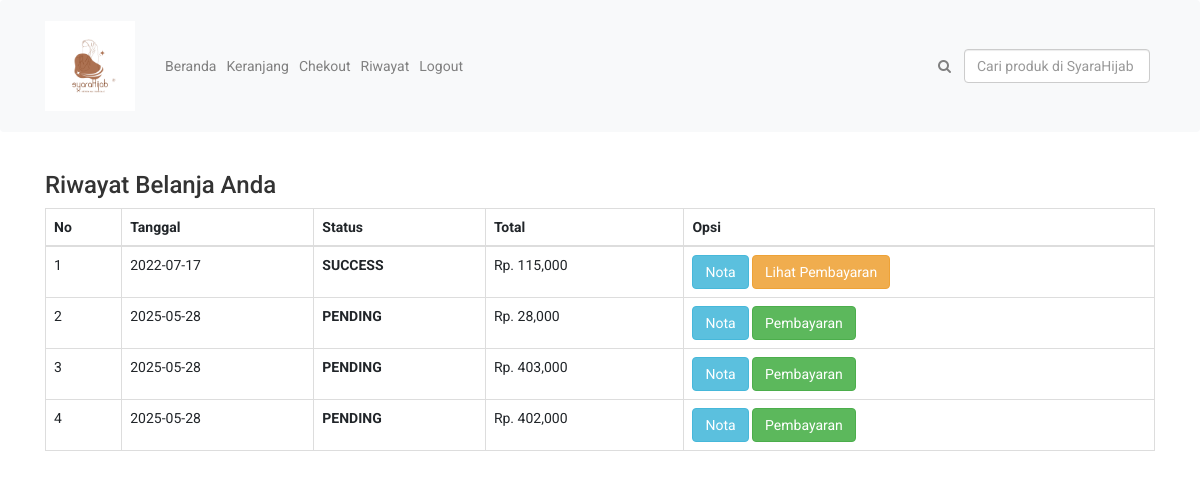
The page /riwayat.php (signed in) on the database its author committed.
### tables this page shows
CREATE TABLE `pembelian` (
  `id_pembelian` int(11) NOT NULL,
  `id_pelanggan` int(11) NOT NULL,
  `id_ongkir` int(5) NOT NULL,
  `tanggal_pembelian` date NOT NULL,
  `total_pembelian` int(11) NOT NULL,
  `nama_kota` varchar(15) NOT NULL,
  `tarif` int(5) NOT NULL,
  `alamat_pengiriman` varchar(50) NOT NULL,
  `status_pembelian` varchar(20) NOT NULL DEFAULT 'PENDING',
  `resi_pengiriman` varchar(20) NOT NULL
);

### riwayat.php (the view, shortened to what this page needs)
<?php
include 'koneksi.php';
include 'Navbar/navbar.php';
?>
<!DOCTYPE html>
<html>
<head>
</head>
<body>
<section class="riwayat">
    <div class="container">
        <h3> Riwayat Belanja Anda </h3>
        <table class="table table-bordered">
            <thead>
                <tr>
                    <th>No</th>
                    <th>Tanggal</th>
                    <th>Status</th>
                    <th>Total</th>
                    <th>Opsi</th>
                </tr>
            </thead>
            <tbody>
                <?php
                $no = 1;
                $id_pelanggan = $_SESSION["pelanggan"]['id_pelanggan'];
                $ambil = $koneksi->query("SELECT * FROM pembelian WHERE id_pelanggan='$id_pelanggan'");
                while($pecah = $ambil->fetch_assoc()){?>
                    <tr>
                        <td><?php echo $no;?></td>
                        <td><?php echo $pecah["tanggal_pembelian"];?></td>
                        <td><span style="font-weight:bold;"><?php echo $pecah['status_pembelian'];?></span></td>
                        <td>Rp. <?php echo number_format( $pecah["total_pembelian"]);?></td>
                        <td>
                            <a href="nota.php?id=<?php echo $pecah['id_pembelian'];?> " class="btn btn-info">Nota</a>
                            <?php if ($pecah['status_pembelian']=="PENDING"):?>
                                <a href="pembayaran.php?id=<?php echo $pecah['id_pembelian'];?>" class="btn btn-success">Pembayaran</a>
                            <?php else :?>
                                <a href="lihat_pembayaran.php?id=<?php echo $pecah['id_pembelian'];?>" class="btn btn-warning">Lihat Pembayaran</a>
                            <?php endif ?>
                        </td>
                    </tr>
                    <?php $no++;?>
                <?php } ?>
            </tbody>
        </table>
    </div>
</section>
</body>
</html>

### assets/css/main.css (style rules this page uses)
body { font-family: 'Roboto', sans-serif; position: relative; font-weight: 400px; }
a { -webkit-transition: 300ms; transition: 300ms; }
h1, h2, h3, h4, h5, h6 { font-family: 'Roboto', sans-serif; }

### rows shown on the page
pembelian: tanggal_pembelian "2022-07-17", status_pembelian "SUCCESS", total_pembelian "115,000"
pembelian: tanggal_pembelian "2025-05-28", status_pembelian "PENDING", total_pembelian "28,000"
pembelian: tanggal_pembelian "2025-05-28", status_pembelian "PENDING", total_pembelian "403,000"
pembelian: tanggal_pembelian "2025-05-28", status_pembelian "PENDING", total_pembelian "402,000"
